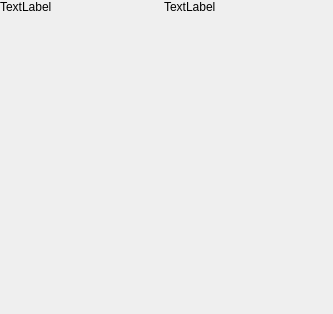
<?xml version="1.0" encoding="UTF-8"?>
<ui version="4.0">
 <class>titleview</class>
 <widget class="QWidget" name="titleview">
  <property name="windowModality">
   <enum>Qt::NonModal</enum>
  </property>
  <property name="geometry">
   <rect>
    <x>0</x>
    <y>0</y>
    <width>333</width>
    <height>314</height>
   </rect>
  </property>
  <widget class="QWidget" name="gridLayoutWidget">
   <property name="geometry">
    <rect>
     <x>0</x>
     <y>0</y>
     <width>328</width>
     <height>301</height>
    </rect>
   </property>
   <layout class="QGridLayout" name="gridLayout" rowstretch="0,4" columnstretch="0" rowminimumheight="0,4">
    <property name="margin">
     <number>0</number>
    </property>
    <property name="spacing">
     <number>0</number>
    </property>
    <item row="1" column="0">
     <layout class="QVBoxLayout" name="verticalLayout">
      <property name="spacing">
       <number>0</number>
      </property>
      <property name="sizeConstraint">
       <enum>QLayout::SetDefaultConstraint</enum>
      </property>
      <item>
       <widget class="QWidget" name="widget_display" native="true"/>
      </item>
     </layout>
    </item>
    <item row="0" column="0">
     <layout class="QVBoxLayout" name="verticalLayout_2">
      <property name="spacing">
       <number>0</number>
      </property>
      <property name="sizeConstraint">
       <enum>QLayout::SetDefaultConstraint</enum>
      </property>
      <property name="margin">
       <number>0</number>
      </property>
      <item>
       <layout class="QHBoxLayout" name="horizontalLayout" stretch="1,0">
        <property name="spacing">
         <number>0</number>
        </property>
        <property name="sizeConstraint">
         <enum>QLayout::SetDefaultConstraint</enum>
        </property>
        <item>
         <layout class="QHBoxLayout" name="horizontalLayout_3">
          <property name="spacing">
           <number>0</number>
          </property>
          <item>
           <widget class="QLabel" name="label">
            <property name="sizePolicy">
             <sizepolicy hsizetype="Expanding" vsizetype="Expanding">
              <horstretch>0</horstretch>
              <verstretch>0</verstretch>
             </sizepolicy>
            </property>
            <property name="text">
             <string>TextLabel</string>
            </property>
           </widget>
          </item>
          <item>
           <widget class="QLabel" name="label_2">
            <property name="sizePolicy">
             <sizepolicy hsizetype="Expanding" vsizetype="Expanding">
              <horstretch>0</horstretch>
              <verstretch>0</verstretch>
             </sizepolicy>
            </property>
            <property name="text">
             <string>TextLabel</string>
            </property>
           </widget>
          </item>
         </layout>
        </item>
        <item>
         <layout class="QHBoxLayout" name="horizontalLayout_2">
          <property name="spacing">
           <number>0</number>
          </property>
         </layout>
        </item>
       </layout>
      </item>
     </layout>
    </item>
   </layout>
  </widget>
 </widget>
 <resources/>
 <connections/>
</ui>
